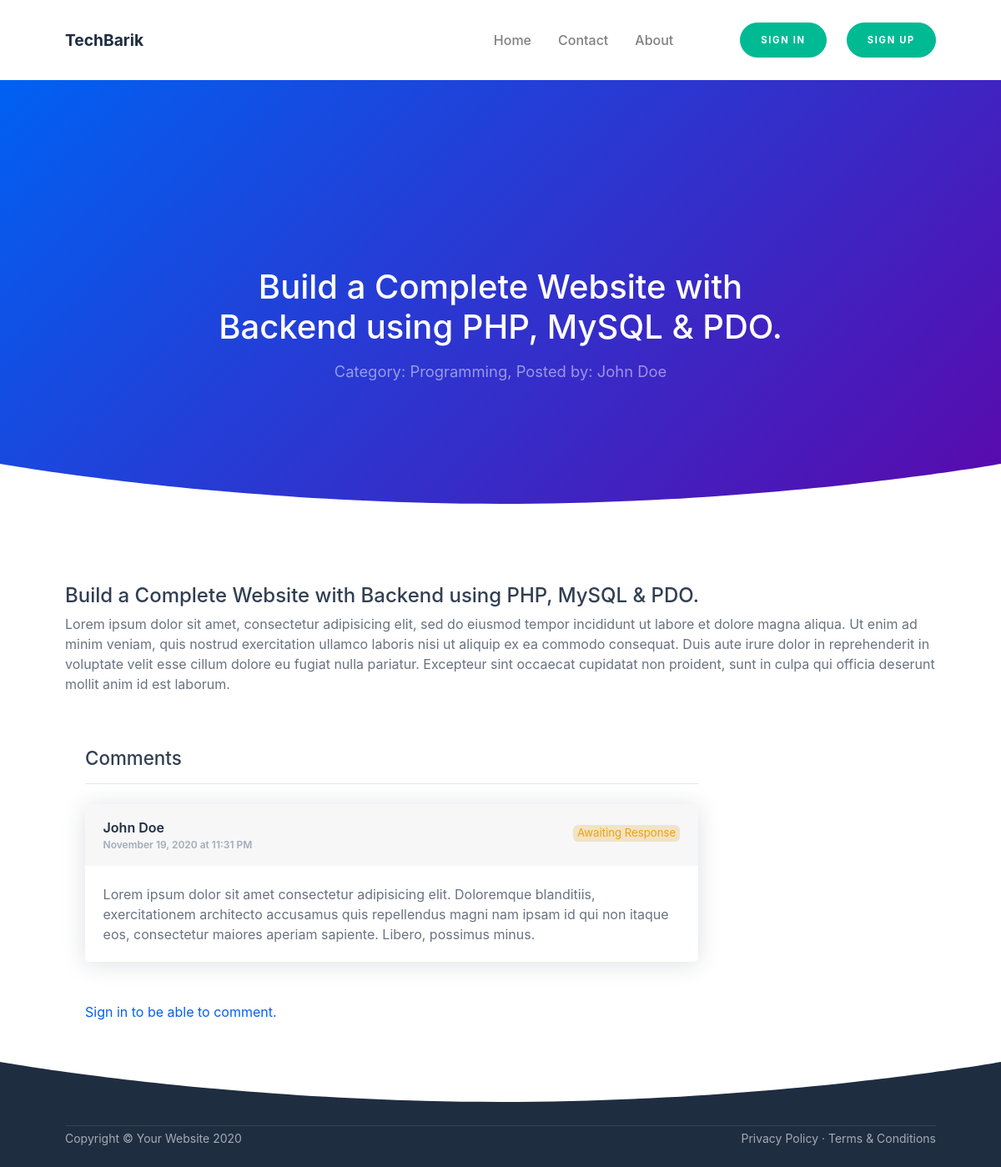
/single.php?post_id=1, run on the app's committed database.
### tables this page shows
CREATE TABLE `posts` (
  `post_id` int(11) NOT NULL,
  `post_title` varchar(255) NOT NULL,
  `post_detail` text NOT NULL,
  `post_category_id` int(11) NOT NULL,
  `post_image` text NOT NULL,
  `post_date` varchar(255) NOT NULL,
  `post_status` varchar(255) NOT NULL DEFAULT 'Published',
  `post_author` varchar(255) NOT NULL,
  `post_views` int(11) NOT NULL DEFAULT 0,
  `post_comment_count` int(11) NOT NULL DEFAULT 0,
  `post_tags` text NOT NULL
);

CREATE TABLE `categories` (
  `category_id` int(11) NOT NULL,
  `category_name` varchar(255) NOT NULL,
  `category_total_posts` int(11) NOT NULL,
  `total_post_views` int(11) NOT NULL,
  `category_status` varchar(11) NOT NULL DEFAULT 'Published',
  `created_on` date NOT NULL,
  `created_by` varchar(255) NOT NULL
);

### single.php (the view, shortened to what this page needs)
<?php require_once("./includes/header.php"); ?>
        <div id="layoutDefault">
            <div id="layoutDefault_content">
                <main>
                    <nav class="navbar navbar-marketing navbar-expand-lg bg-white navbar-light">
                        <div class="container">
                            <a class="navbar-brand text-dark" href="index.php">TechBarik</a>
                            <div class="collapse navbar-collapse" id="navbarSupportedContent">
                                <ul class="navbar-nav ml-auto mr-lg-5">
                                    <li class="nav-item">
                                        <a class="nav-link" href="index.php">Home </a>
                                    </li>
                                    <li class="nav-item dropdown no-caret">
                                        <a class="nav-link" href="contact.php">Contact</a>
                                    </li>
                                    <li class="nav-item dropdown no-caret">
                                        <a class="nav-link" href="about.php">About</a>
                                    </li>
                                </ul>
                                <?php
                                    require_once("./includes/auth.php");
                                ?>
                            </div>
                        </div>
                    </nav>
                    <?php
                        if(isset($_GET['post_id'])) {
                            $post_id = $_GET['post_id'];
                            $sql = "SELECT * FROM posts WHERE post_id = ?";
                            $stmt = $pdo->prepare($sql);
                            $stmt->execute([$post_id]);
                            $post = $stmt->fetch(PDO::FETCH_ASSOC);
                            $post_title = $post['post_title'];
                            $post_category_id = $post['post_category_id'];
                            $sql = "SELECT * FROM categories WHERE category_id = ?";
                            $stmt = $pdo->prepare($sql);
                            $stmt->execute([$post_category_id]);
                            $category = $stmt->fetch(PDO::FETCH_ASSOC);
                            $post_category = $category['category_name'];
                            $post_detail = $post['post_detail'];
                            $post_author = $post['post_author'];
                        }   else {
                            header("Location: index.php");
                        }
                    ?>
                    <header class="page-header page-header-dark bg-gradient-primary-to-secondary">
                        <div class="page-header-content pt-10">
                            <div class="container text-center">
                                <div class="row justify-content-center">
                                    <div class="col-lg-8">
                                        <h1 class="page-header-title mb-3"><?php echo $post_title; ?></h1>
                                        <p class="page-header-text">
                                        Category: <?php echo $post_category; ?>,
                                        Posted by: <?php echo $post_author; ?>
                                        </p>
                                    </div>
                                </div>
                            </div>
                        </div>
                        <div class="svg-border-rounded text-white">
                            <svg xmlns="http://www.w3.org/2000/svg" viewBox="0 0 144.54 17.34" preserveAspectRatio="none" fill="currentColor"><path d="M144.54,17.34H0V0H144.54ZM0,0S32.36,17.34,72.27,17.34,144.54,0,144.54,0" /></svg>
                        </div>
                    </header>
                    <section class="bg-white py-10">
                        <div class="container">
                            <div>
                                <h1><?php echo $post_title; ?></h1>
                                <p><?php echo $post_detail; ?></p>
                            </div>
                            <div class="pt-5 col-lg-8 col-xl-9">
                                <div class="d-flex align-items-center justify-content-between flex-column flex-md-row">
                                    <h2 class="mb-0">Comments</h2>
                                </div>
                                <hr class="mb-4" />
                                <div class="card mb-5">
                                    <div class="card-header d-flex justify-content-between">
                                        <div class="mr-2 text-dark">
                                            John Doe
                                            <div class="text-xs text-muted">November 19, 2020 at 11:31 PM</div>
                                        </div>
                                        <div class="h5"><span class="badge badge-warning-soft text-warning font-weight-normal">Awaiting Response</span></div>
                                    </div>
                                    <div class="card-body">
                                        Lorem ipsum dolor sit amet consectetur adipisicing elit. Doloremque blanditiis, exercitationem architecto accusamus quis repellendus magni nam ipsam id qui non itaque eos, consectetur maiores aperiam sapiente. Libero, possimus minus.
                                    </div>
                                </div>
                                <?php
                                    if((isset($_COOKIE['_uid_']) && isset($_COOKIE['_uiid_'])) || isset($_SESSION['login'])) { ?>
                                        <div class="card">
                                            <div class="card-header">Add Comment</div>
                                            <div class="card-body">
                                                <textarea placeholder="Type here..." class="form-control mb-2" rows="4"></textarea>
                                                <button class="btn btn-primary btn-sm mr-2">Post Comment</button>
                                            </div>
                                        </div>
                                <?php  } else {
                                        echo "<a href='backend/signin.php'>Sign in to be able to comment.</a>";
                                    }
                                ?>
                            </div>
                        </div>
                        <div class="svg-border-rounded text-dark">
                            <svg xmlns="http://www.w3.org/2000/svg" viewBox="0 0 144.54 17.34" preserveAspectRatio="none" fill="currentColor"><path d="M144.54,17.34H0V0H144.54ZM0,0S32.36,17.34,72.27,17.34,144.54,0,144.54,0" /></svg>
                        </div>
                    </section>
                </main>
            </div>
            <div id="layoutDefault_footer">
                <footer class="footer pt-4 pb-4 mt-auto bg-dark footer-dark">
                    <div class="container">
                        <hr class="my-1" />
                        <div class="row align-items-center">
                            <div class="col-md-6 small">Copyright &#xA9; Your Website 2020</div>
                            <div class="col-md-6 text-md-right small">
                                <a href="privacy_policy.php">Privacy Policy</a>
                                &#xB7;
                                <a href="terms_conditions.php">Terms &amp; Conditions</a>
                            </div>
                        </div>
                    </div>
                </footer>
            </div>
<?php require_once("./includes/footer.php"); ?>

### data on the page
posts: post_title "Build a Complete Website with Backend using PHP, MySQL & PDO.", post_author "John Doe", post_detail "Lorem ipsum dolor sit amet, consectetur adipisicing elit, sed do eiusmod tempor incididunt ut labore et dolore magna aliqua. Ut enim ad minim veniam, quis nostrud exercitation ullamco laboris nisi ut aliquip ex ea commodo consequat. Duis aute irure dolor in reprehenderit in voluptate velit esse cillum dolore eu fugiat nulla pariatur. Excepteur sint occaecat cupidatat non proident, sunt in culpa qui officia deserunt mollit anim id est laborum."
categories: category_name "Programming"
